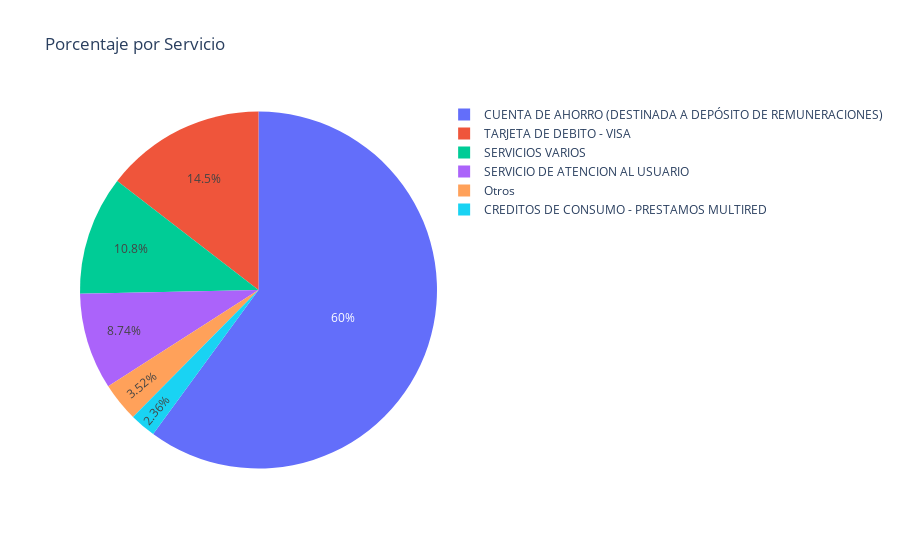

The code cell stored with this chart in its notebook:
### Code cell
data_temp = datos_preprocessed.groupby(['Servicio Corregido']).agg({ 'N° Reclamo': "count"})
data_temp = data_temp.sort_values(by=['N° Reclamo'], ascending = False).reset_index()

total = np.sum(data_temp['N° Reclamo'])
data_temp['per'] = data_temp['N° Reclamo']/total*100
data_temp = data_temp.sort_values(by=['per'], ascending = False)

data_temp['servicio'] = data_temp.apply(lambda x: x['Servicio Corregido'] if x['per'] >= 2 else 'Otros', axis=1)
data_temp = data_temp.groupby(['servicio']).agg({ 'per': "sum"}).reset_index()

data_temp
data_temp.to_excel("servicio_pie.xlsx")
fig = px.pie(data_temp, values='per', names='servicio', title='Porcentaje por Servicio')
fig.show()

### Figure 1 — Plotly figure (JSON) as saved in the notebook; plotly's stock layout.template omitted (floating-point values rounded to 4 significant figures)
{"data": [{"domain": {"x": [0, 1], "y": [0, 1]}, "hovertemplate": "servicio=%{label}<br>per=%{value}<extra></extra>", "labels": ["CREDITOS DE CONSUMO - PRESTAMOS MULTIRED", "CUENTA DE AHORRO (DESTINADA A DEPÓSITO DE REMUNERACIONES)", "Otros", "SERVICIO DE ATENCION AL USUARIO", "SERVICIOS VARIOS   ", "TARJETA DE DEBITO - VISA"], "legendgroup": "", "name": "", "showlegend": true, "type": "pie", "values": [2.362, 60.05, 3.517, 8.74, 10.79, 14.54]}], "layout": {"legend": {"tracegroupgap": 0}, "title": {"text": "Porcentaje por Servicio"}}}
